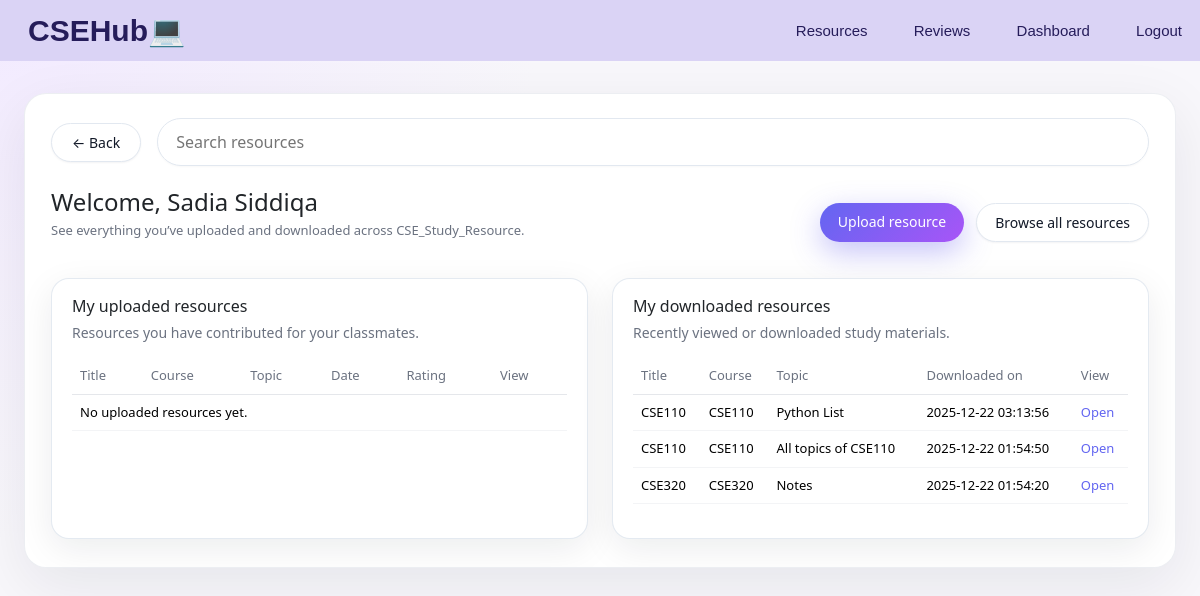
Screenshot of /dashboard.php (signed in) with the database file from the repository.
### tables this page shows
CREATE TABLE `resource_download` (
  `UserID` int(11) NOT NULL,
  `ResourceID` int(11) NOT NULL,
  `Download_Date` datetime DEFAULT current_timestamp()
);

CREATE TABLE `resources` (
  `ResourceID` int(11) NOT NULL,
  `Title` varchar(255) DEFAULT NULL,
  `Description` text DEFAULT NULL,
  `Topic` varchar(255) DEFAULT NULL,
  `File_Path` varchar(255) DEFAULT NULL,
  `Upload_Date` datetime DEFAULT current_timestamp(),
  `Average_Rating` float DEFAULT NULL,
  `Uploader_ID` int(11) DEFAULT NULL,
  `Course_Code` varchar(20) DEFAULT NULL,
  `Resource_Type` varchar(20) NOT NULL DEFAULT 'video'
);

### dashboard.php (the view, shortened to what this page needs)
<?php
require_once "config.php";
$uid = $_SESSION['user_id'];
$stmt = $conn->prepare("
    SELECT ResourceID, Title, Topic, Upload_Date, Average_Rating, Course_Code
    FROM resources
    WHERE Uploader_ID = ?
    ORDER BY Upload_Date DESC
");
$stmt->bind_param("i", $uid);
$stmt->execute();
$myUploads = $stmt->get_result();
$stmt = $conn->prepare("
    SELECT r.ResourceID, r.Title, r.Topic, r.Course_Code, d.Download_Date
    FROM resource_download d
    JOIN resources r ON d.ResourceID = r.ResourceID
    WHERE d.UserID = ?
    ORDER BY d.Download_Date DESC
");
$stmt->bind_param("i", $uid);
$stmt->execute();
$myDownloads = $stmt->get_result();
?>
<!DOCTYPE html>
<html lang="en">
<head>
    <link href="https://cdn.jsdelivr.net/npm/bootstrap@5.3.2/dist/css/bootstrap.min.css" rel="stylesheet">
</head>
<body>
<?php include 'header.php'; ?>
<main class="page-wrapper">
    <div class="dashboard-card">
        <div class="top-row">
            <a href="index.php" class="back-pill">← Back</a>
            <input class="search-input" type="text" placeholder="Search resources">
        </div>
        <div class="heading-row">
            <div>
                    <h1>
                        Welcome,
                        <?php
                            $displayName = isset($_SESSION['username']) ? $_SESSION['username'] : 'User';
                            echo htmlspecialchars($displayName);
                        ?>
                    </h1>
                <p class="subtext">
                    See everything you’ve uploaded and downloaded across CSE_Study_Resource.
                </p>
            </div>
            <div class="actions">
                <a href="upload_resource.php" class="btn-primary-soft">Upload resource</a>
                <a href="resource.php" class="btn-secondary-soft">Browse all resources</a>
            </div>
        </div>
        <div class="cards-row">
            <section class="card-dashboard">
                <h5>My uploaded resources</h5>
                <small>Resources you have contributed for your classmates.</small>
                <table class="table dashboard-table">
                    <thead>
                    <tr>
                        <th>Title</th>
                        <th>Course</th>
                        <th>Topic</th>
                        <th>Date</th>
                        <th>Rating</th>
                        <th>View</th>
                    </tr>
                    </thead>
                    <tbody>
                    <?php if ($myUploads->num_rows > 0): ?>
                        <?php while ($row = $myUploads->fetch_assoc()): ?>
                            <tr>
                                <td><?php echo htmlspecialchars($row['Title']); ?></td>
                                <td><?php echo htmlspecialchars($row['Course_Code']); ?></td>
                                <td><?php echo htmlspecialchars($row['Topic']); ?></td>
                                <td><?php echo htmlspecialchars($row['Upload_Date']); ?></td>
                                <td><?php echo htmlspecialchars($row['Average_Rating'] ?? '-'); ?></td>
                                <td>
                                    <a class="link-view" href="resource.php?id=<?php echo $row['ResourceID']; ?>">Open</a>
                                </td>
                            </tr>
                        <?php endwhile; ?>
                    <?php else: ?>
                        <tr>
                            <td colspan="6" class="empty-state">No uploaded resources yet.</td>
                        </tr>
                    <?php endif; ?>
                    </tbody>
                </table>
            </section>
            <section class="card-dashboard">
                <h5>My downloaded resources</h5>
                <small>Recently viewed or downloaded study materials.</small>
                <table class="table dashboard-table">
                    <thead>
                    <tr>
                        <th>Title</th>
                        <th>Course</th>
                        <th>Topic</th>
                        <th>Downloaded on</th>
                        <th>View</th>
                    </tr>
                    </thead>
                    <tbody>
                    <?php if ($myDownloads->num_rows > 0): ?>
                        <?php while ($row = $myDownloads->fetch_assoc()): ?>
                            <tr>
                                <td><?php echo htmlspecialchars($row['Title']); ?></td>
                                <td><?php echo htmlspecialchars($row['Course_Code']); ?></td>
                                <td><?php echo htmlspecialchars($row['Topic']); ?></td>
                                <td><?php echo htmlspecialchars($row['Download_Date']); ?></td>
                                <td>
                                    <a class="link-view" href="resource.php?id=<?php echo $row['ResourceID']; ?>">Open</a>
                                </td>
                            </tr>
                        <?php endwhile; ?>
                    <?php else: ?>
                        <tr>
                            <td colspan="5" class="empty-state">No downloaded resources yet.</td>
                        </tr>
                    <?php endif; ?>
                    </tbody>
                </table>
            </section>
        </div>
    </div>
</main>
</body>
</html>

### header.php (shortened to what this page needs)
<header class="site-header">
    <div class="header-inner">
        <div class="site-brand">
            <a href="index.php" class="brand-link">CSEHub💻</a>
        </div>
        <nav class="main-nav">
            <a href="resource.php">Resources</a>
            <a href="review.php">Reviews</a>
            <a href="dashboard.php">Dashboard</a>
            <?php if (isset($_SESSION['user_id'])): ?>
                <a href="logout.php">Logout</a>
            <?php else: ?>
                <a href="login.php">Login</a>
                <a href="signup.php">Sign Up</a>
            <?php endif; ?>
        </nav>
    </div>
</header>

### dashboard.php (style rules this page uses)
body { background: radial-gradient(circle at top left, #f2eaff 0, #f8f7fb 40%, #f8f7fb 100%); font-family:system-ui,-apple-system,BlinkMacSystemFont,"Segoe UI",sans-serif; scroll-behavior:smooth; }
.page-wrapper { max-width:1200px; margin:32px auto 48px; padding:0 24px; animation: fadeUp 0.45s ease-out; }
.dashboard-card { background:#ffffff; border-radius:22px; padding:24px 26px 28px; box-shadow:0 18px 60px rgba(15,23,42,0.08); border:1px solid rgba(148,163,184,0.18); backdrop-filter: blur(8px); transition:transform 0.25s ease, box-shadow 0.25s ease, border-color 0.2s ease, background 0.2s ease; position:relative; overflow:hidden; }
.dashboard-card::before { content:""; position:absolute; inset:0; opacity:0; background:radial-gradient(circle at top left, rgba(129,140,248,0.18), transparent 60%); transition:opacity 0.25s ease; pointer-events:none; }
.top-row { display:flex; align-items:center; justify-content:space-between; gap:16px; margin-bottom:22px; }
.back-pill { flex:0 0 auto; border-radius:999px; border:1px solid #e2e8f0; padding:8px 20px; display:inline-flex; align-items:center; gap:8px; background:#ffffff; box-shadow:0 1px 2px rgba(15,23,42,0.05); transition:transform 0.15s ease, box-shadow 0.15s ease, border-color 0.15s ease; text-decoration:none; color:#111827; font-size:14px; }
.search-input { flex:1 1 auto; border-radius:999px; border:1px solid #e2e8f0; padding:11px 18px; background:#ffffff; box-shadow:0 1px 2px rgba(15,23,42,0.03); transition:border-color 0.2s ease, box-shadow 0.2s ease, transform 0.15s ease; }
.heading-row { display:flex; align-items:center; justify-content:space-between; gap:16px; margin-bottom:22px; }
.heading-row h1 { font-size:24px; margin:0; }
.subtext { color:#6b7280; font-size:13px; margin-top:4px; }
.actions { display:flex; gap:12px; }
.btn-primary-soft { background:linear-gradient(135deg,#6366f1,#a855f7); border-radius:999px; border:none; color:#ffffff; padding:8px 18px; font-size:14px; box-shadow:0 10px 30px rgba(88,80,236,0.35); transition:transform 0.2s ease, box-shadow 0.2s ease, filter 0.15s ease; text-decoration:none; }
.btn-secondary-soft { background:#ffffff; border-radius:999px; border:1px solid #e2e8f0; color:#111827; padding:8px 18px; font-size:14px; box-shadow:0 1px 2px rgba(15,23,42,0.05); transition:transform 0.15s ease, box-shadow 0.15s ease, border-color 0.15s ease, background-color 0.15s ease; text-decoration:none; }
.cards-row { display:grid; grid-template-columns:repeat(2,minmax(0,1fr)); gap:24px; margin-top:10px; }
.card-dashboard { background:#ffffff; border-radius:18px; padding:18px 20px; box-shadow:0 10px 35px rgba(15,23,42,0.08); border:1px solid rgba(226,232,240,0.9); transition:transform 0.2s ease, box-shadow 0.2s ease, border-color 0.2s ease, background 0.2s ease; position:relative; overflow:hidden; }
.card-dashboard h5 { font-size:16px; margin-bottom:4px; }
.card-dashboard small { color:#6b7280; }
.dashboard-table { margin-top:14px; font-size:13px; }
.dashboard-table th { border-bottom:1px solid #e5e7eb; color:#6b7280; font-weight:500; }
.dashboard-table td { vertical-align:middle; border-color:#f3f4f6; }
.link-view { font-size:13px; color:#6366f1; text-decoration:none; font-weight:500; transition:color 0.15s ease; }
.empty-state { padding:16px 0; color:#9ca3af; font-size:13px; }

### header.php (style rules this page uses)
.site-header { background-color: #dad3f5; padding: 8px 0; }
.header-inner { width: 100%; margin: 0; padding: 0 8px; display: flex; align-items: center; justify-content: space-between; box-sizing: border-box; }
.site-brand .brand-link { font-family: "Poppins", sans-serif; font-size: 30px; font-weight: 700; color: #251c5a; text-decoration: none; margin-left: 20px; }
.main-nav a { position: relative; margin-left: 22px; font-family: "Poppins", sans-serif; font-size: 15px; color: #251c5a; text-decoration: none; padding: 6px 10px; border-radius: 999px; transition: background-color 0.25s ease, color 0.25s ease, transform 0.2s ease; }
.main-nav a::after { content: ""; position: absolute; left: 50%; bottom: 0; width: 0; height: 2px; background-color: #4b3aa8; border-radius: 999px; transform: translateX(-50%); transition: width 0.25s ease; }

### rows the page displays
resource_download: ResourceID.Title "CSE110", ResourceID.Course_Code "CSE110", ResourceID.Topic "Python List", Download_Date "2025-12-22 03:13:56"
resource_download: ResourceID.Title "CSE110", ResourceID.Course_Code "CSE110", ResourceID.Topic "All topics of CSE110", Download_Date "2025-12-22 01:54:50"
resource_download: ResourceID.Title "CSE320", ResourceID.Course_Code "CSE320", ResourceID.Topic "Notes", Download_Date "2025-12-22 01:54:20"

### other values shown
$displayName "Sadia Siddiqa"
